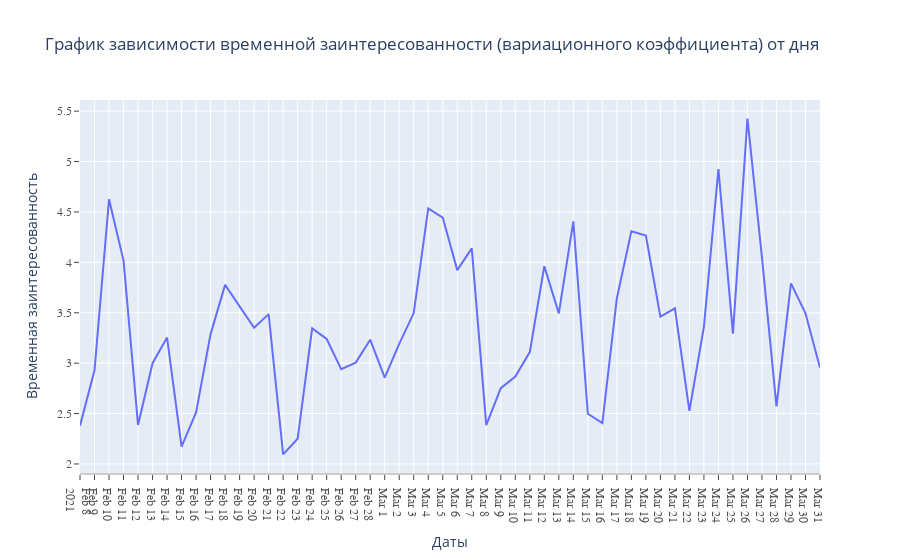

Here is the notebook cell this chart was saved with:
### Code cell
fig = px.line(logs_grades, x="date", y="time_interests", title='График зависимости временной заинтересованности (вариационного коэффициента) от дня')
fig.update_layout(xaxis_title='Даты', yaxis_title='Временная заинтересованность',  xaxis=dict(
    showticklabels=True,
    linecolor='rgb(204, 204, 204)',
    linewidth=2,
    tickmode='linear',
    ticks='outside',
    tickfont=dict(
        family='Times New Roman',
        size=12,
        color='rgb(82, 82, 82)',
    )),
    yaxis=dict(
    tickmode='linear',
    ticks='outside',
    tick0=0,
    dtick=0.5,
    tickfont=dict(
        family='Times New Roman',
        size=12,
        color='rgb(82, 82, 82)',
    )))
fig.show()

### Figure 1 — Plotly figure (JSON) as saved in the notebook; plotly's stock layout.template omitted (floating-point values rounded to 4 significant figures)
{"data": [{"hovertemplate": "date=%{x}<br>time_interests=%{y}<extra></extra>", "legendgroup": "", "line": {"color": "#636efa", "dash": "solid"}, "marker": {"symbol": "circle"}, "mode": "lines", "name": "", "orientation": "v", "showlegend": false, "type": "scatter", "x": ["2021-02-08", "2021-02-09", "2021-02-10", "2021-02-11", "2021-02-12", "2021-02-13", "2021-02-14", "2021-02-15", "2021-02-16", "2021-02-17", "2021-02-18", "2021-02-19", "2021-02-20", "2021-02-21", "2021-02-22", "2021-02-23", "2021-02-24", "2021-02-25", "2021-02-26", "2021-02-27", "2021-02-28", "2021-03-01", "2021-03-02", "2021-03-03", "2021-03-04", "2021-03-05", "2021-03-06", "2021-03-07", "2021-03-08", "2021-03-09", "2021-03-10", "2021-03-11", "2021-03-12", "2021-03-13", "2021-03-14", "2021-03-15", "2021-03-16", "2021-03-17", "2021-03-18", "2021-03-19", "2021-03-20", "2021-03-21", "2021-03-22", "2021-03-23", "2021-03-24", "2021-03-25", "2021-03-26", "2021-03-27", "2021-03-28", "2021-03-29", "2021-03-30", "2021-03-31"], "xaxis": "x", "y": [2.38, 2.93, 4.625, 4.018, 2.387, 3.0, 3.254, 2.172, 2.512, 3.288, 3.776, 3.569, 3.35, 3.486, 2.095, 2.251, 3.345, 3.24, 2.939, 3.005, 3.232, 2.857, 3.192, 3.497, 4.535, 4.444, 3.923, 4.139, 2.384, 2.752, 2.867, 3.11, 3.961, 3.494, 4.407, 2.498, 2.405, 3.644, 4.309, 4.267, 3.462, 3.543, 2.526, 3.361, 4.924, 3.291, 5.426, 4.049, 2.571, 3.792, 3.494, 2.953], "yaxis": "y"}], "layout": {"legend": {"tracegroupgap": 0}, "title": {"text": "График зависимости временной заинтересованности (вариационного коэффициента) от дня"}, "xaxis": {"anchor": "y", "domain": [0, 1], "linecolor": "rgb(204, 204, 204)", "linewidth": 2, "showticklabels": true, "tickfont": {"color": "rgb(82, 82, 82)", "family": "Times New Roman", "size": 12}, "tickmode": "linear", "ticks": "outside", "title": {"text": "Даты"}}, "yaxis": {"anchor": "x", "domain": [0, 1], "dtick": 0.5, "tick0": 0, "tickfont": {"color": "rgb(82, 82, 82)", "family": "Times New Roman", "size": 12}, "tickmode": "linear", "ticks": "outside", "title": {"text": "Временная заинтересованность"}}}}
